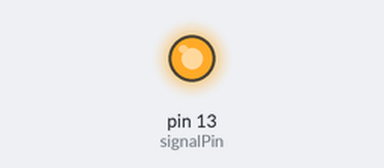
The sketch below on a simulated Arduino Uno, built with avr-gcc and run on an emulated ATmega328P. On the bench: output pins drawn as LEDs (lit = HIGH).

Above: at 0.35 s.
At 7.4 s:
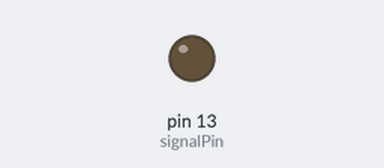
Timing chart, 0 to 10.1 s (numbered marks = the images above):
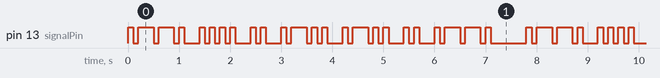

Measured:
- by itself, pin 13 (signalPin): moves between LOW and HIGH, repeating every 7.8 s
- by itself, everything shown: repeats every 7.8 s, in 48 steps

The sketch:

my_name_morse_code_revised.ino
```cpp
/*
  My name in morse code


  Made 23 April 2020
  by Phillip Weirich

  Revised 25 April 2020
  Added pin variable
  Created functions for code chunks

*/

// create variable to declare which pin to flash

// int signalPin = 3 ;
int signalPin = LED_BUILTIN ;  // if you don't have pin 4 connected to an LED


// Define dot and dash sequences as well as end of letter and word

void dot() {
  digitalWrite(signalPin, HIGH);   //    short a
  delay(100);                       //   short b
  digitalWrite(signalPin, LOW);    //   mid letter a
  delay(100);                       //  mid letter b
}

void dash() {
  digitalWrite(signalPin, HIGH);   //    long a
  delay(300);                       //   long b
  digitalWrite(signalPin, LOW);    //   mid letter a
  delay(100);                       //  mid letter b
}

void endLetter() {
  digitalWrite(signalPin, LOW);    //   letter end a
  delay(200);                       //  letter end b
}

void endWord() {
  digitalWrite(signalPin, LOW);    //   word end a
  delay(600);                       //  word end b
}


// the setup function runs once when you press reset or power the board
void setup() {
  // initialize output pin.
  pinMode(signalPin, OUTPUT);
}

// the loop function runs over and over again forever
void loop() {

  //p
  dot();
  dash();
  dash();
  dot();
  endLetter();

  //h
  dot();
  dot();
  dot();
  dot();
  endLetter();

  //i
  dot();
  dot();
  endLetter();

  //l
  dot();
  dash();
  dot();
  dot();
  endLetter();

  //l
  dot();
  dash();
  dot();
  dot();
  endLetter();

  //i
  dot();
  dot();
  endLetter();

  //p
  dot();
  dash();
  dash();
  dot();
  endWord();
}
```
